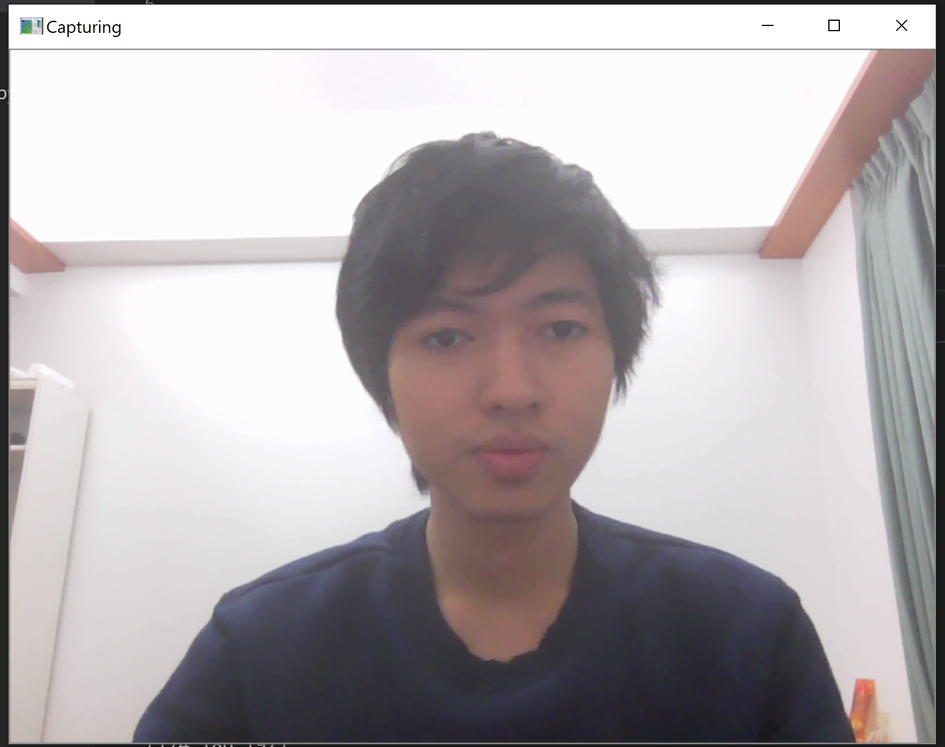
#> input picture cv_test/Resources/Capture.PNG, 945 x 747 px, shrunk from 1636 x 1294 before the run, given in place of the camera
$ python capture.py
#> lines starting #> are read from the running program, lines starting #| are printed output that depends on the picture
import cv2, time

first_frame=None

video = cv2.VideoCapture(0, cv2.CAP_DSHOW)

while True:
    check, frame = video.read()
#> frame is the input picture: shape (747, 945, 3); mean B, G, R 176.6, 174.3, 180

    #print(check)
    #print(frame)

    gray=cv2.cvtColor(frame, cv2.COLOR_BGR2GRAY)
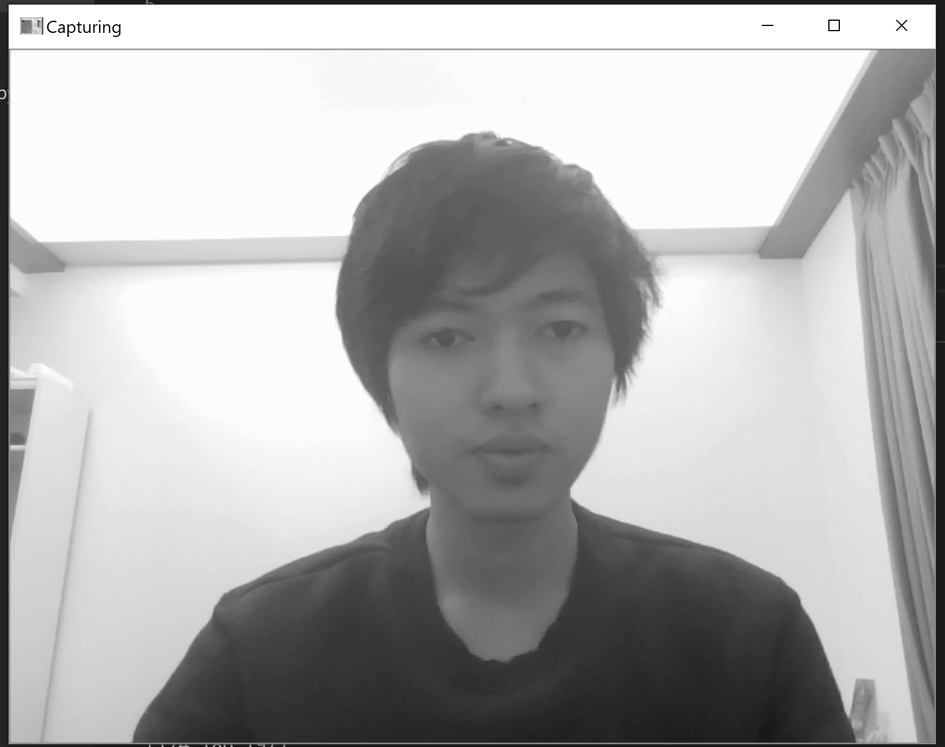
#> gray: shape (747, 945); min 0, max 255, mean 176.2
    gray=cv2.GaussianBlur(gray, (21,21), 0)
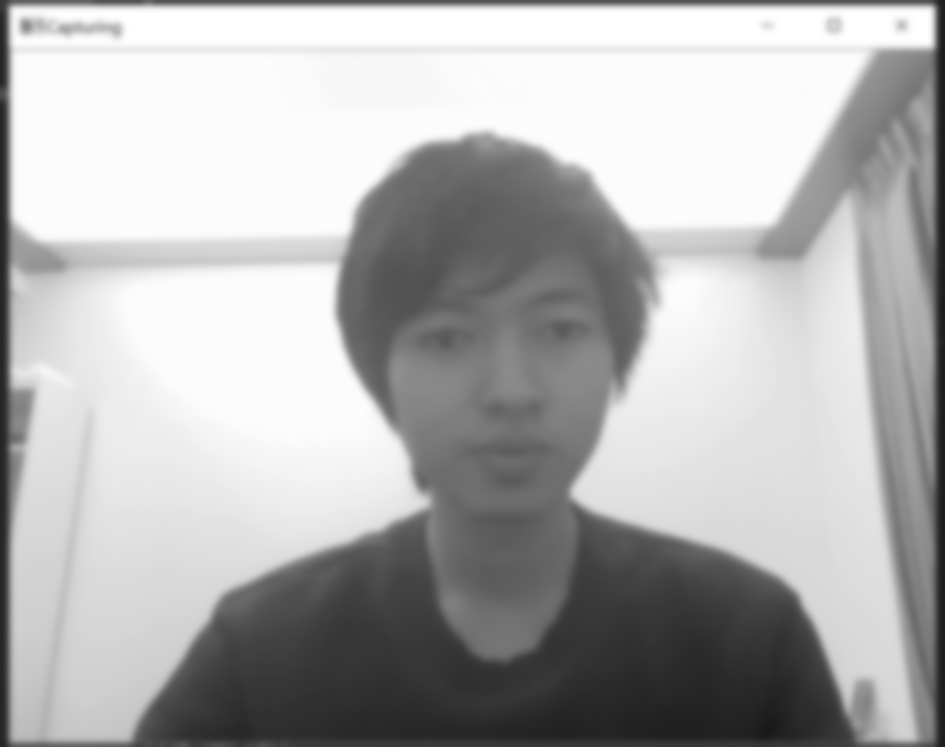
#> gray: shape (747, 945); min 25, max 255, mean 176.3

    if first_frame is None:
        first_frame=gray
        continue


    delta_frame=cv2.absdiff(first_frame, gray)
    thresh_frame=cv2.threshold(delta_frame, 30, 255, cv2.THRESH_BINARY)[1]
    thresh_frame=cv2.dilate(thresh_frame, None, iterations=2)

    (cnts,_)=cv2.findContours(thresh_frame.copy(), cv2.RETR_EXTERNAL, cv2.CHAIN_APPROX_SIMPLE)

    for contour in cnts:
        if cv2.contourArea(contour) < 1000:
            continue
        (x, y, w, h)=cv2.boundingRect(contour)
        cv2.rectangle(frame, (x,y), (x+w, y+h), (0,255,0), 3)

   #time.sleep(3)
    cv2.imshow("Gray Frame", gray)
    cv2.imshow("Delta Frame", delta_frame)
    cv2.imshow("Threshold Frame", thresh_frame)
    cv2.imshow("Color Frame", frame)


    key=cv2.waitKey(1)
    print(gray)
    print(delta_frame)

    if key==ord('q'):
        break

#print(a)
video.release()
cv2.destroyAllWindows
